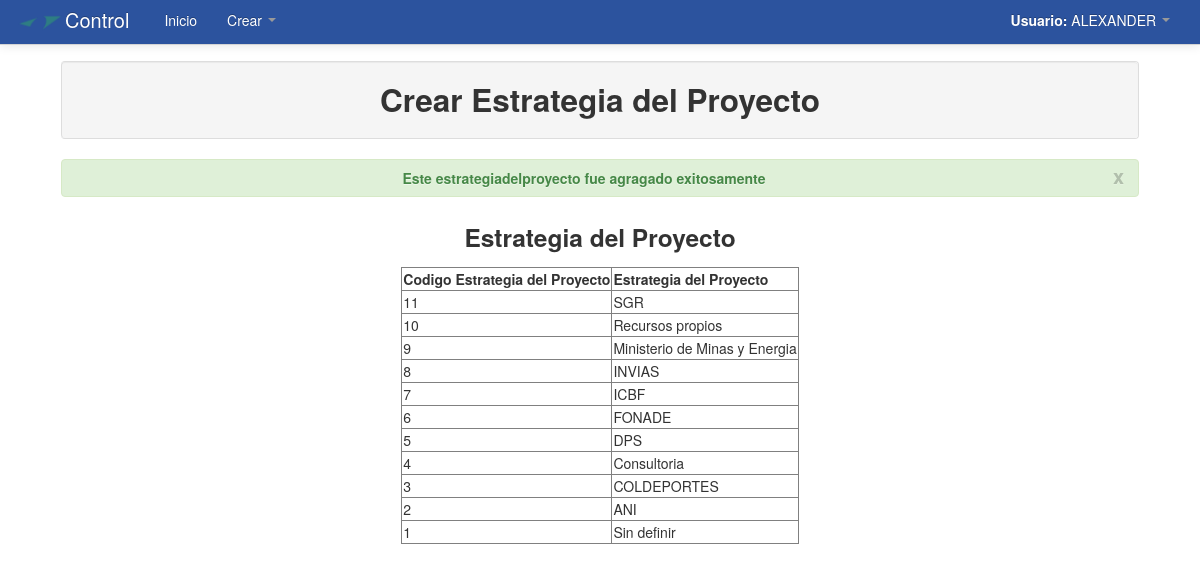
The page /Modulos/Crear/estrategiadelproyecto2.php (signed in) on the database its author committed.
### tables this page shows
CREATE TABLE `estrategiadelproyecto` (
  `cod_estrategiadelproyecto` int(11) NOT NULL AUTO_INCREMENT,
  `estrategiadelproyecto` varchar(50) NOT NULL,
  PRIMARY KEY (`cod_estrategiadelproyecto`)
);

### Modulos/Crear/estrategiadelproyecto2.php (the view, shortened to what this page needs)
<?php
	include_once "../funciones.php";
?>
<!DOCTYPE html>
<html lang="es">
  <head>
    <link href="../../css/bootstrap.css" rel="stylesheet">
    <link href="../../css/bootstrap-responsive.css" rel="stylesheet">
  </head>
  <body>
    <?php include_once "../../menu/m_crear.php"; ?>
	<div align="center">
    	<table width="90%">
          <tr>
            <td>
            	<table class="table table-bordered">
                  <tr class="well">
                    <td>
                    	<h2 align="center">Crear Estrategia del Proyecto</h2>
                    </td>
                  </tr>
                </table>
                <div align="center">
			<?php
			$cod_estrategiadelproyecto=$_POST['cod_estrategiadelproyecto'];
		$consultaInsertarCod_estrategiadelproyecto=mysql_query("SELECT * FROM estrategiadelproyecto WHERE cod_estrategiadelproyecto='$cod_estrategiadelproyecto' ");
		if($row=mysql_fetch_array($consultaInsertarCod_estrategiadelproyecto)){
			echo mensajes('Este estrategiadelproyecto ya existe','rojo');
		}else{
			echo mensajes('Este estrategiadelproyecto fue agragado exitosamente','verde');
		}
		?>
			<h3 align='center'>Estrategia del Proyecto</h3>
		<table border="1">
		  <tr>
		    <td>
			<strong>Codigo Estrategia del Proyecto</strong>
		    </td>
		    <td>
			<strong>Estrategia del Proyecto</strong>
		    </td>
		  </tr>
			<?php
				$consultaestrategiadelproyecto=mysql_query("SELECT * FROM estrategiadelproyecto ORDER BY cod_estrategiadelproyecto DESC");
				while($filaestrategiadelproyecto=mysql_fetch_array($consultaestrategiadelproyecto)){
					echo '<tr>';
					echo '<td>'.$filaestrategiadelproyecto['cod_estrategiadelproyecto'].'</td>';
					echo '<td>'.$filaestrategiadelproyecto['estrategiadelproyecto'].'</td>';
 					echo '<tr>';
				}
			?>
		</table>
    </div>
  </body>
</html>

### Modulos/Crear/estrategiadelproyecto2.php (style rules this page uses)
body { padding-top: 60px; padding-bottom: 40px; }

### rows shown on the page
estrategiadelproyecto: cod_estrategiadelproyecto "11", estrategiadelproyecto "SGR"
estrategiadelproyecto: cod_estrategiadelproyecto "10", estrategiadelproyecto "Recursos propios"
estrategiadelproyecto: cod_estrategiadelproyecto "9", estrategiadelproyecto "Ministerio de Minas y Energia"
estrategiadelproyecto: cod_estrategiadelproyecto "8", estrategiadelproyecto "INVIAS"
estrategiadelproyecto: cod_estrategiadelproyecto "7", estrategiadelproyecto "ICBF"
estrategiadelproyecto: cod_estrategiadelproyecto "6", estrategiadelproyecto "FONADE"
estrategiadelproyecto: cod_estrategiadelproyecto "5", estrategiadelproyecto "DPS"
estrategiadelproyecto: cod_estrategiadelproyecto "4", estrategiadelproyecto "Consultoria"
estrategiadelproyecto: cod_estrategiadelproyecto "3", estrategiadelproyecto "COLDEPORTES"
estrategiadelproyecto: cod_estrategiadelproyecto "2", estrategiadelproyecto "ANI"
estrategiadelproyecto: cod_estrategiadelproyecto "1", estrategiadelproyecto "Sin definir"

### other values the page prints
$_SESSION['user_name'] "ALEXANDER"
$mensaje "Este estrategiadelproyecto fue agragado exitosamente"
